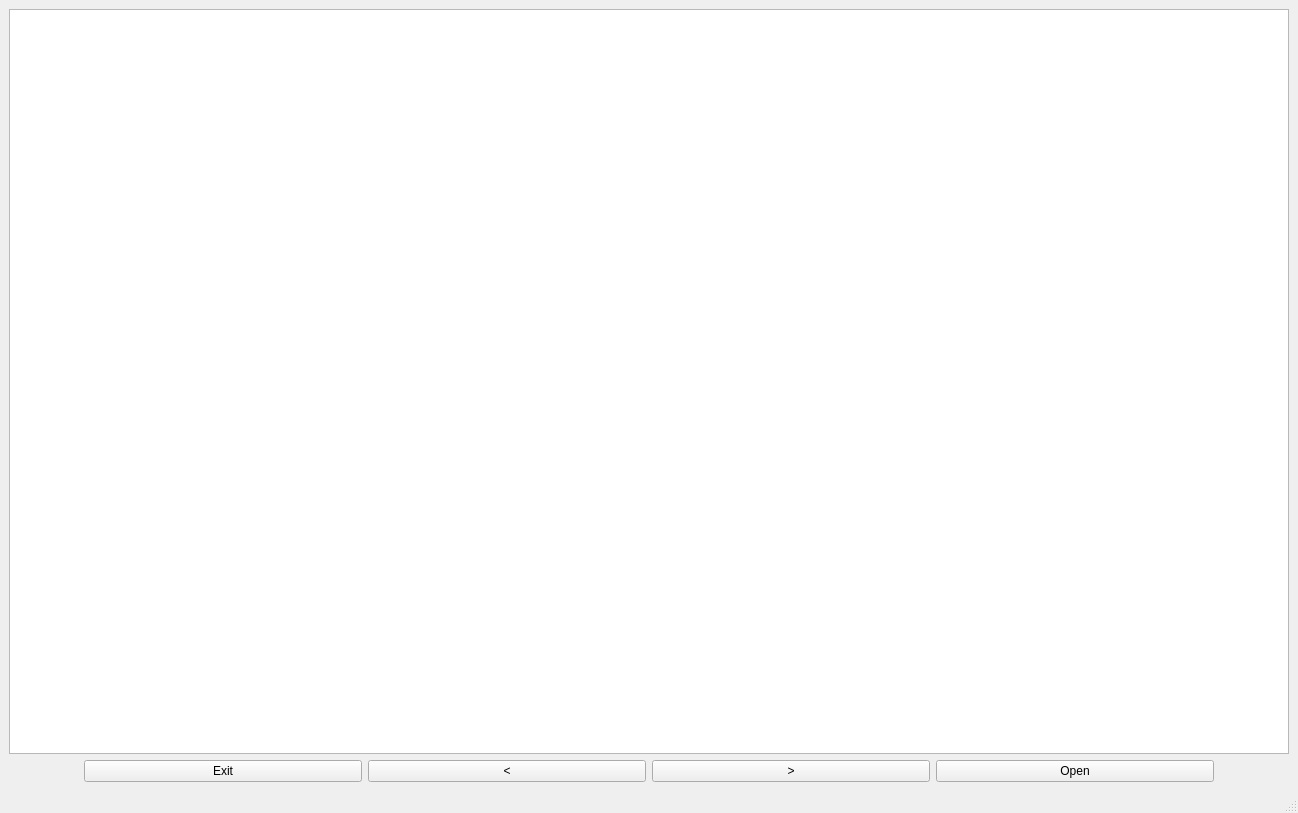
<?xml version="1.0" encoding="UTF-8"?>
<ui version="4.0">
 <class>Gallery</class>
 <widget class="QMainWindow" name="Gallery">
  <property name="geometry">
   <rect>
    <x>0</x>
    <y>0</y>
    <width>1298</width>
    <height>813</height>
   </rect>
  </property>
  <property name="windowTitle">
   <string>Gallery</string>
  </property>
  <widget class="QWidget" name="centralwidget">
   <layout class="QVBoxLayout" name="verticalLayout">
    <item>
     <widget class="QGraphicsView" name="imageView">
      <property name="focusPolicy">
       <enum>Qt::WheelFocus</enum>
      </property>
     </widget>
    </item>
    <item>
     <layout class="QHBoxLayout" name="horizontalLayout">
      <property name="leftMargin">
       <number>75</number>
      </property>
      <property name="rightMargin">
       <number>75</number>
      </property>
      <item>
       <widget class="QPushButton" name="exit">
        <property name="text">
         <string>Exit</string>
        </property>
       </widget>
      </item>
      <item>
       <widget class="QPushButton" name="previous">
        <property name="text">
         <string>&lt;</string>
        </property>
       </widget>
      </item>
      <item>
       <widget class="QPushButton" name="next">
        <property name="text">
         <string>&gt;</string>
        </property>
       </widget>
      </item>
      <item>
       <widget class="QPushButton" name="open">
        <property name="text">
         <string>Open</string>
        </property>
       </widget>
      </item>
     </layout>
    </item>
   </layout>
  </widget>
  <widget class="QMenuBar" name="menubar">
   <property name="geometry">
    <rect>
     <x>0</x>
     <y>0</y>
     <width>1298</width>
     <height>21</height>
    </rect>
   </property>
  </widget>
  <widget class="QStatusBar" name="statusbar"/>
 </widget>
 <resources/>
 <connections/>
</ui>
